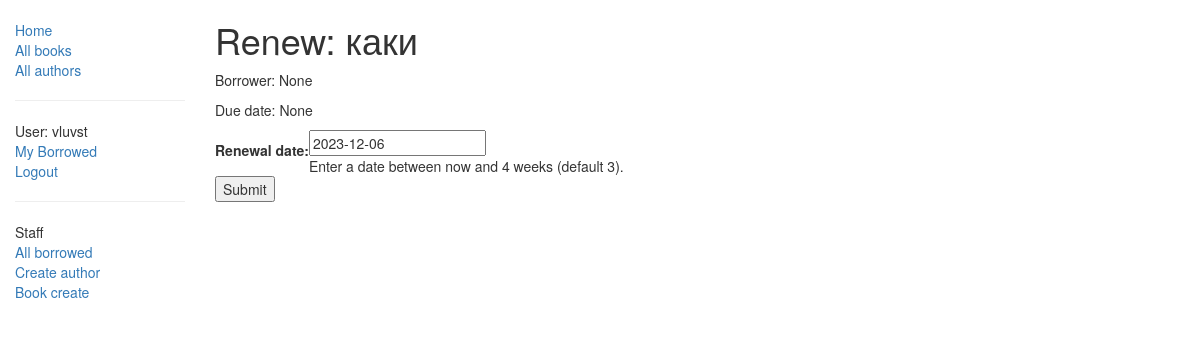
The app's page /catalog/book/d32cf3cc-ce6a-4863-b8db-260a3e9799b5/renew/ (signed in) with its own data.
### catalog/models.py (models this page shows, shortened)
class BookInstance(models.Model):
    id = models.UUIDField(primary_key=True, default=uuid.uuid4, help_text="Unique ID for this particular book across whole library")
    book = models.ForeignKey('Book', on_delete=models.SET_NULL, null=True)
    imprint = models.CharField(max_length=200)
    due_back = models.DateField(null=True, blank=True)
    borrower = models.ForeignKey(settings.AUTH_USER_MODEL, on_delete=models.SET_NULL, null=True, blank=True)
    LOAN_STATUS = (
        ('m', 'Maintenance'),
        ('o', 'On loan'),
        ('a', 'Available'),
        ('r', 'Reserved'),
    )
    status = models.CharField(max_length=1, choices=LOAN_STATUS, blank=True, default='m', help_text='Book availability')
    @property
    def is_overdue(self):
        return bool(self.due_back and date.today() > self.due_back)
    class Meta:
        ordering = ["due_back"]
        permissions = (("can_mark_returned", "Set book as returned"),)

class Book(models.Model):
    title = models.CharField(max_length=200)
    author = models.ForeignKey('Author', on_delete=models.SET_NULL, null=True)
    summary = models.TextField(max_length=1000, help_text="Enter a brief description of the book")
    isbn = models.CharField('ISBN',max_length=13, help_text='13 Character <a href="https://www.isbn-international.org/content/what-isbn">ISBN number</a>')
    genre = models.ManyToManyField(Genre, help_text="Select a genre for this book")
    def display_genre(self):
        """
        Creates a string for the Genre. This is required to display genre in Admin.
        """
        return ', '.join([ genre.name for genre in self.genre.all()[:3] ])
    display_genre.short_description = 'Genre'

### catalog/views.py (the view)
# urls.py: path('book/<uuid:pk>/renew/', views.renew_book_librarian, name='renew-book-librarian'),
@login_required
@permission_required('catalog.can_mark_returned', raise_exception=True)
def renew_book_librarian(request, pk):
    book_instance = get_object_or_404(BookInstance, pk=pk)
    if request.method == 'POST':
        form = RenewBookForm(request.POST)
        if form.is_valid():
            book_instance.due_back = form.cleaned_data['renewal_date']
            book_instance.save()
            return HttpResponseRedirect(reverse('all-borrowed'))
    else:
        proposed_renewal_date = datetime.date.today() + datetime.timedelta(weeks=3)
        form = RenewBookForm(initial={'renewal_date': proposed_renewal_date})
    context = {
        'form': form,
        'book_instance': book_instance,
    }
    return render(request, 'catalog/book_renew_librarian.html', context)

### catalog/forms.py (shortened to what this page needs)
class RenewBookForm(forms.Form):
    renewal_date = forms.DateField(help_text="Enter a date between now and 4 weeks (default 3).")

### catalog/templates/catalog/book_renew_librarian.html (shortened to what this page needs)
{% extends "base_generic.html" %}
{% block content %}
  <h1>Renew: {{ book_instance.book.title }}</h1>
  <p>Borrower: {{ book_instance.borrower }}</p>
  <p {% if book_instance.is_overdue %} class="text-danger"{% endif %} >Due date: {{ book_instance.due_back }}</p>
  <form action="" method="post">
    <table>
    {{ form.as_table }}
    </table>
    <input type="submit" value="Submit">
  </form>
{% endblock %}

### catalog/templates/base_generic.html (shortened to what this page needs)
<!DOCTYPE html>
<html lang="en">
<head>
    <link
      rel="stylesheet"
      href="https://maxcdn.bootstrapcdn.com/bootstrap/3.3.7/css/bootstrap.min.css" />
    {% load static %}
    <link rel="stylesheet" href="{% static 'css/styles.css' %}" />
</head>
<body>
<div class="container-fluid">
    <div class="row">
        <div class="col-sm-2">
            {% block sidebar %}
                <ul class="sidebar-nav">
                    <li><a href="{% url 'index' %}">Home</a></li>
                    <li><a href="{% url 'books' %}">All books</a></li>
                    <li><a href="{% url 'authors' %}">All authors</a></li>
                    {% if user.is_authenticated %}
                        <hr>
                        <li>User: {{ user.get_username }}</li>
                        <li><a href="{% url 'my-borrowed' %}">My Borrowed</a></li>
                        <li><a href="{% url 'logout' %}?next={{ request.path }}">Logout</a></li>
                    {% else %}
                        <li><a href="{% url 'login' %}?next={{ request.path }}">Login</a></li>
                    {% endif %}
                </ul>
                {% if user.is_staff %}
                    <hr>
                    <ul class="sidebar-nav">
                        <li>Staff</li>
                        <li><a href="{% url 'all-borrowed' %}">All borrowed</a></li>
                        {% if perms.catalog.add_author %}
                            <li><a href="{% url 'author-create' %}">Create author</a></li>
                            <li><a href="{% url 'book-create' %}">Book create</a></li>
                        {% endif %}
                    </ul>
                {% endif %}
            {% endblock %}
        </div>
        <div class="col-sm-10 ">{% block content %}{% endblock %}
        </div>
    </div>
</div>
</body>
</html>

### catalog/static/css/styles.css (style rules this page uses)
.sidebar-nav { margin-top: 20px; padding: 0; list-style: none; }

### records on screen
BookInstance: book "каки", borrower "None", due_back "None"

### other values on screen
{{ user.get_username }} "vluvst"
